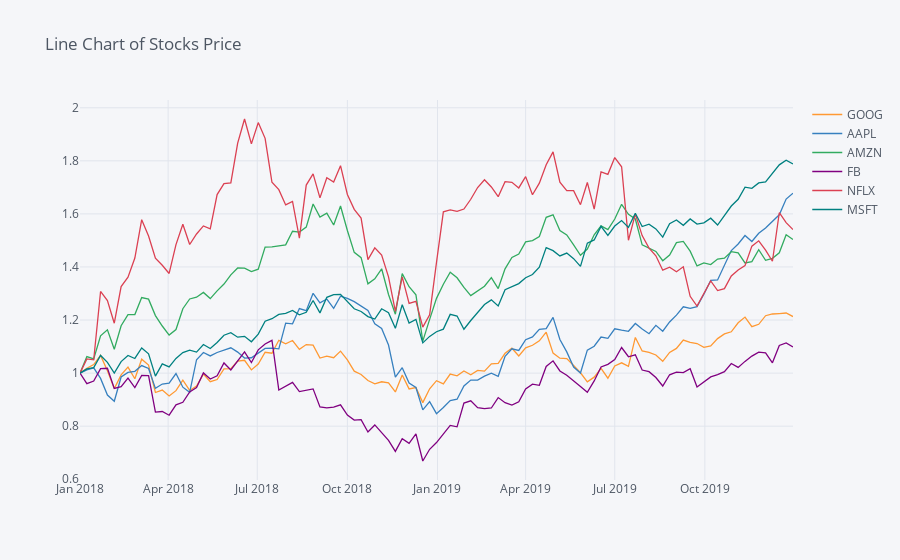

Write notebook code for a chart like this one.
### Markdown cell above
### 2D distribution


**1. Line Plot of all the columns(features) using function ```iplot()```**

### Code cell
fig = df.iplot(asFigure=True, title='Line Chart of Stocks Price')
fig.show()
fig.write_image("images/fig1.png")
